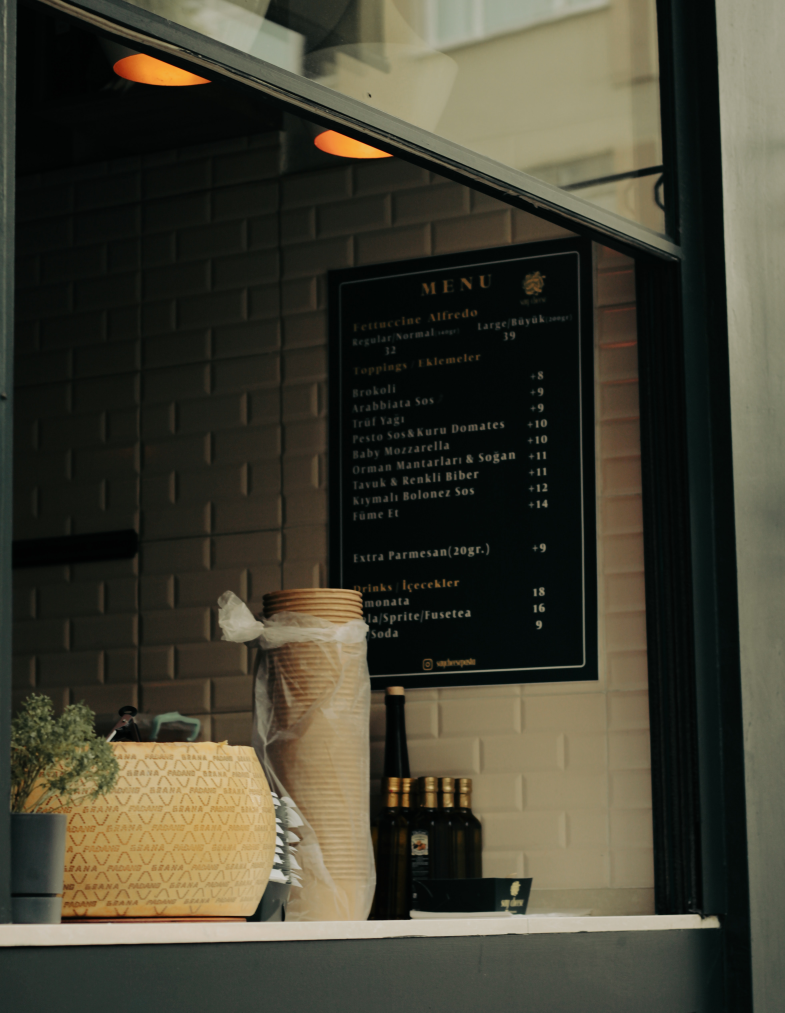
#> input picture open-cv/photos/menu.jpg, 3924 x 5063 px (shown at 1/5 size)
$ python basico.py
#> lines starting #> are read from the running program, lines starting #| are printed output that depends on the picture; after the words box and inside, x2 and y2 are one past the last pixel; in counts of white or black regions, pixels touching at a corner belong together
import cv2 as cv

img = cv.imread('./photos/menu.jpg')
#> img is the input picture: shape (5063, 3924, 3); mean B, G, R 49.9, 64, 66.4

#convirtiendo imagen en escala de grises
gray = cv.cvtColor(img, cv.COLOR_BGR2GRAY)
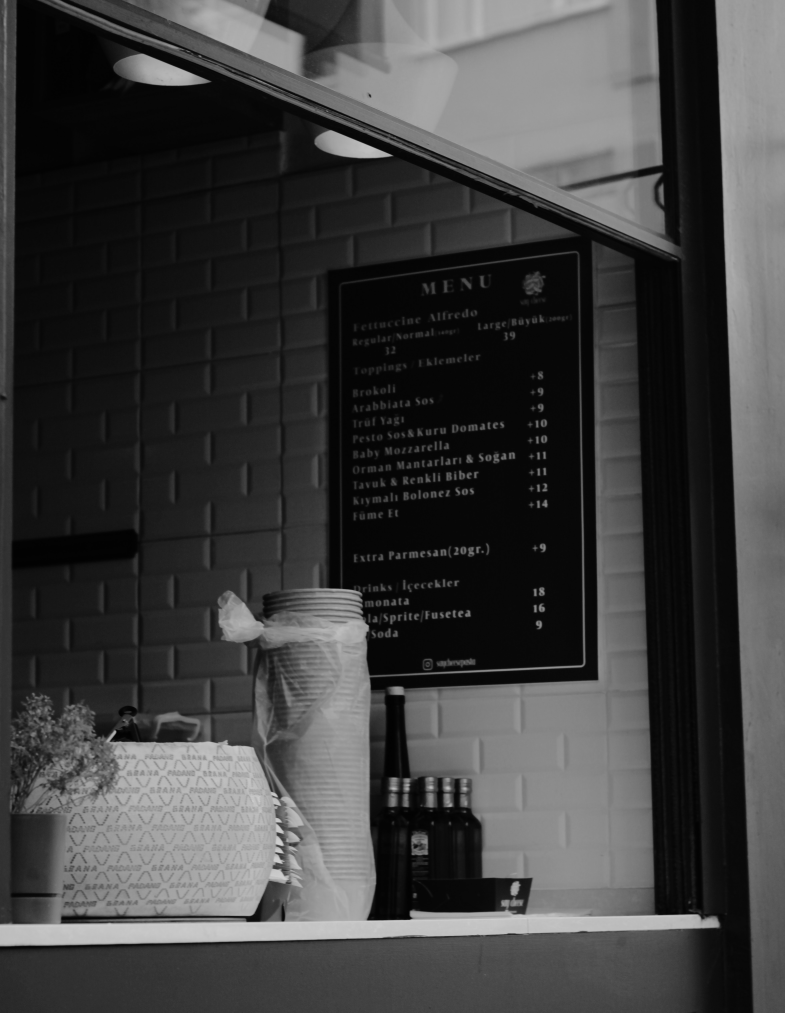
#> gray: shape (5063, 3924) (shown at 1/5 size); min 1, max 210, mean 63.2

#desenfoque gaussiano
blur = cv.GaussianBlur(img, (7,7),cv.BORDER_DEFAULT)

#cascada perimetral
canny = cv.Canny(img,125,200)
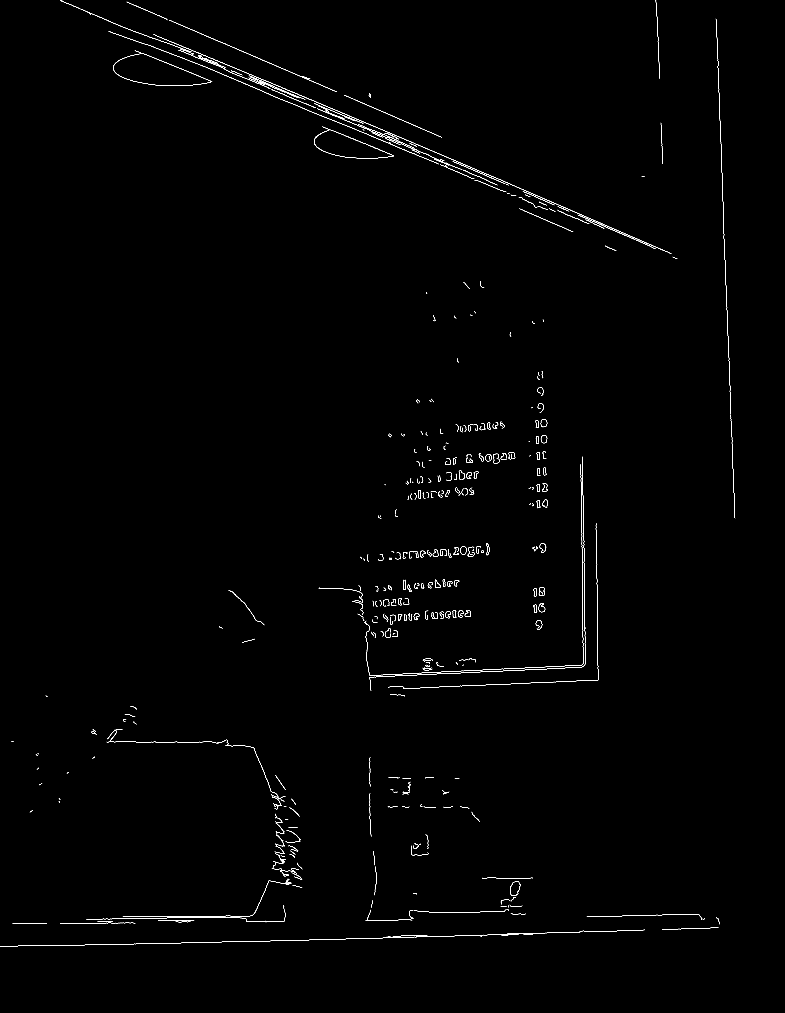
#> canny: shape (5063, 3924) (shown at 1/5 size); 0.28% white in thin lines or dots, all inside (x1, y1, x2, y2) = (0, 0, 3676, 4733)

#dilatando la imagen
dilated  = cv.dilate(canny,(7,7),iterations=3)
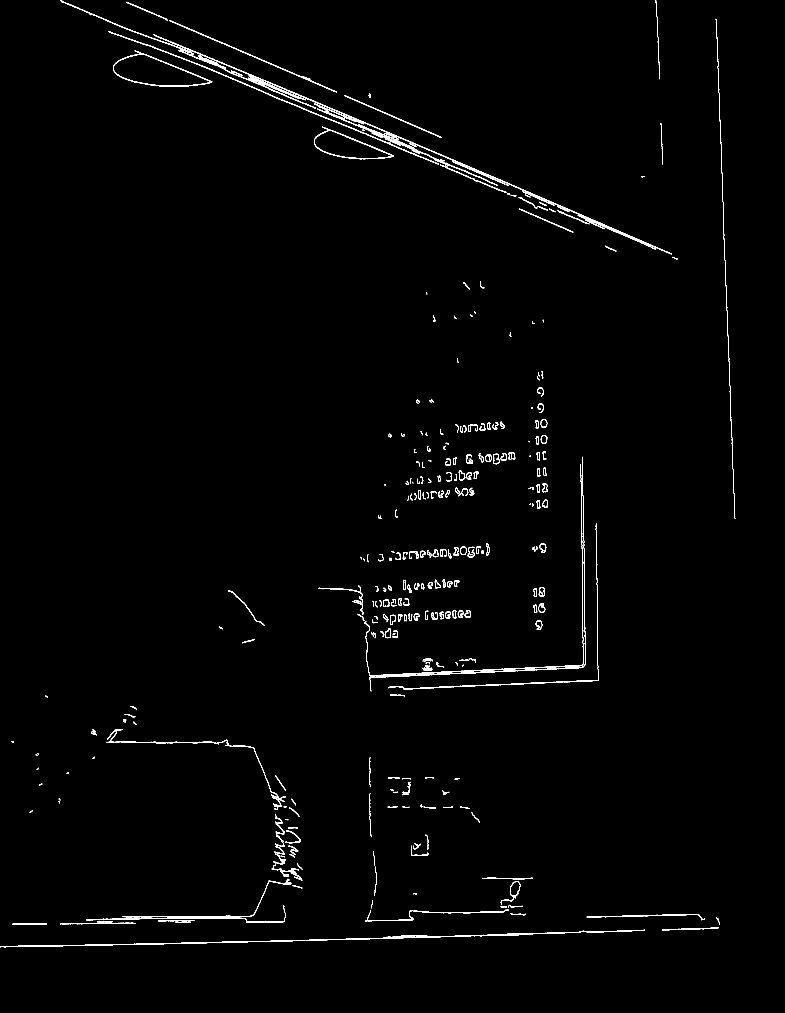
#> dilated: shape (5063, 3924) (shown at 1/5 size); 0.85% white; 390 white regions, largest, box (x1, y1, x2, y2) and area: (0, 4649, 3225, 4736) 14333, (542, 156, 2194, 824) 6980, (1570, 516, 2311, 852) 6588

#eroding
eroded = cv.erode(dilated, (7,7),iterations=4)
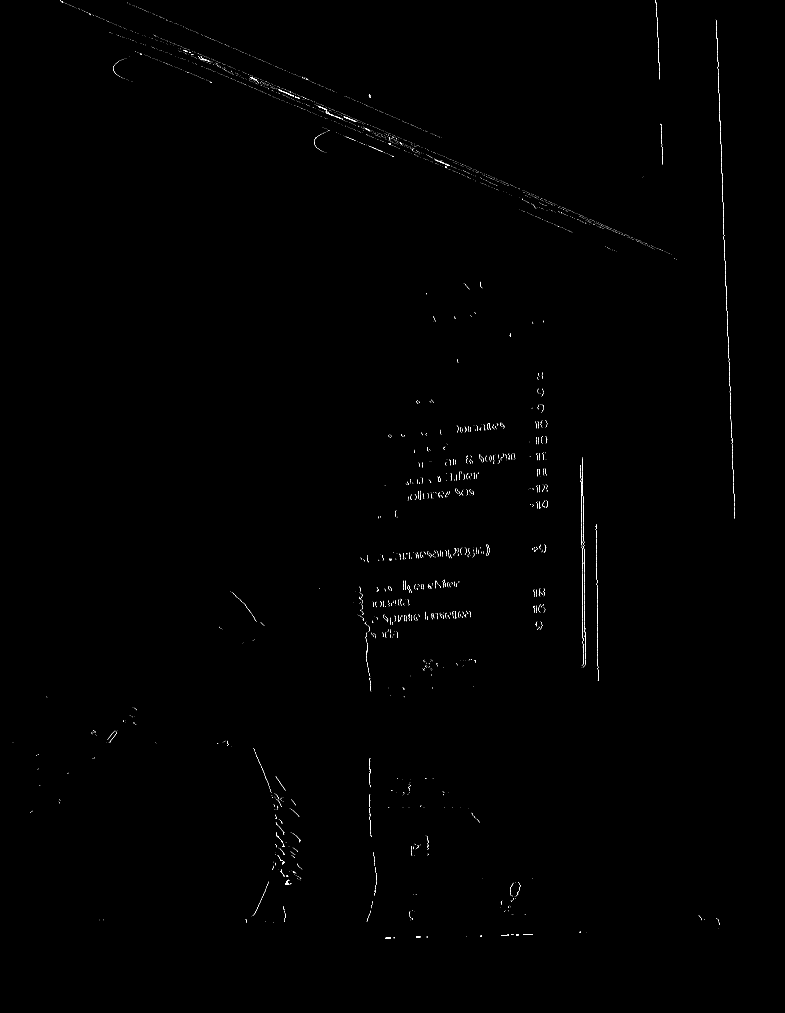
#> eroded: shape (5063, 3924) (shown at 1/5 size); 0.12% white in thin lines or dots, all inside (x1, y1, x2, y2) = (64, 0, 3675, 4693)

#recorte
coppred = img[100:200,200:400]


cv.imshow('blur', coppred)


cv.waitKey(0)
